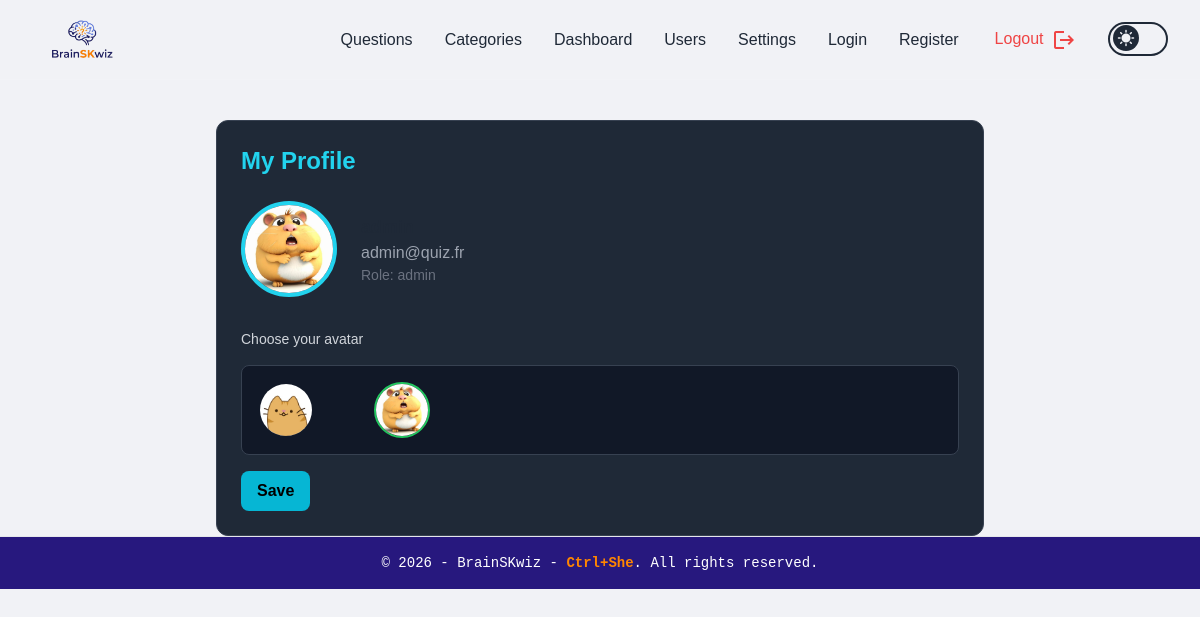
The app's page /profile.php (signed in) with its own data.
### tables this page shows
CREATE TABLE IF NOT EXISTS users (
    id INT AUTO_INCREMENT PRIMARY KEY,
    username VARCHAR(100) NOT NULL UNIQUE,
    email VARCHAR(255) NOT NULL UNIQUE,
    password VARCHAR(255) NOT NULL,
    role ENUM('admin', 'user') DEFAULT 'user',
    avatar VARCHAR(100) NOT NULL DEFAULT 'hamster.png',
    created_at TIMESTAMP DEFAULT CURRENT_TIMESTAMP
);

### src/profile.php (the view, shortened to what this page needs)
<?php
require_once __DIR__ . '/config/db.php';
$userId = $_SESSION['user_id'];
$stmt = $pdo->prepare("SELECT * FROM users WHERE id = ?");
$stmt->execute([$userId]);
$user = $stmt->fetch();
$avatarDir = __DIR__ . "/public/avatars/";
$avatars = array_values(array_diff(scandir($avatarDir), ['.', '..']));
?>
<?php include __DIR__ . '/components/header.php'; ?>
<div class="max-w-3xl mx-auto mt-10 bg-gray-800 p-6 rounded-xl border border-gray-700">
    <h1 class="text-2xl font-bold text-cyan-400 mb-6">My Profile</h1>
    <div class="flex items-center gap-6 mb-8">
        <img id="avatarPreview"
             src="/public/avatars/<?= htmlspecialchars($user['avatar']) ?>"
             class="w-24 h-24 rounded-full border-4 border-cyan-400 object-cover">
        <div>
            <p class="text-lg font-bold"><?= htmlspecialchars($user['username']) ?></p>
            <p class="text-gray-400"><?= htmlspecialchars($user['email']) ?></p>
            <p class="text-sm text-gray-500">Role: <?= htmlspecialchars($user['role']) ?></p>
        </div>
    </div>
    <form id="avatarForm" class="space-y-4">
        <label class="text-sm text-gray-300">Choose your avatar</label>
        <div class="grid grid-cols-6 gap-3 bg-gray-900 p-4 rounded-lg border border-gray-700">
            <?php foreach ($avatars as $a): ?>
                <?php if (is_file($avatarDir . $a)): ?>
                    <img
                        src="/public/avatars/<?= $a ?>"
                        class="w-14 h-14 rounded-full cursor-pointer border-2 border-transparent hover:border-green-500 transition avatar-option"                        data-avatar="<?= $a ?>"
                    >
                <?php endif; ?>
            <?php endforeach; ?>
        </div>
        <button type="submit"
                class="bg-cyan-500 hover:bg-cyan-600 px-4 py-2 rounded-lg text-black font-bold">
            Save
        </button>
    </form>
</div>
<?php include __DIR__ . '/components/footer.php'; ?>

### src/components/header.php (shortened to what this page needs)
<!DOCTYPE html>
<html lang="en" class="h-full">
<head>
    <script src="https://cdn.tailwindcss.com"></script>
    <script src="/public/js/tailwind-config.js"></script>
    <link rel="stylesheet" href="/css/style.css">
    <link href="https://api.fontshare.com/v2/css?f[]=clash-display@400,500,600,700&display=swap" rel="stylesheet">
</head>
<body>
    <nav class="navbar">
    <a href="index.php" class="logo">
        <img src="/public/logo.png" alt="Logo" id="logoNavBar">
    </a>
    <ul class="nav-menu" id="nav-menu">
        <li><a href="/admin_questions.php">Questions</a></li>
        <li><a href="/admin_categories.php">Categories</a></li>
        <li><a href="/admin_dashboard.php">Dashboard</a></li>
        <li><a href="/admin_users.php">Users</a></li>
        <li><a href="/settings.php">Settings</a></li>
        <li><a href="login.php">Login</a></li>
        <li><a href="register.php">Register</a></li>
        <li><a href="/logout.php" class="logout">
            Logout
            <span class="material-icons logout">logout</span>
        </a></li>
        <li>
            <label class="switch">
                <span class="slider round">
                    <span id="theme-icon" class="material-icons">sunny</span>
                </span>
            </label>
        </li>
    </ul>
</nav>

### src/components/footer.php
</div> </main> <footer class="w-full bg-primary border-t border-primary-800 py-4 text-center text-sm text-white font-mono">
        <p>&copy; 2026 - BrainSKwiz - <span class="text-accent font-bold hover:accent-hover transition">Ctrl+She</span>. All rights reserved.</p>
    </footer>
</body>
</html>

### src/css/style.css (style rules this page uses)
:root { --color-primary: #758bfd; --color-primary-light: #aeb8fe; --color-primary-dark: #27187e; --color-bg: #f1f2f6; --color-text: #1f2937; --color-white: #f1f2f6; --color-black: #1f2937; --color-success: #22c55e; --color-warning: #ff8600; --color-danger: #ef4444; --shadow-modal: 0 4px 6px rgba(0, 0, 0, 0.05), 0 12px 24px rgba(0, 0, 0, 0.15); }
body { background: var(--color-bg); color: var(--color-text); font-family: 'Clash Display', sans-serif; }
label { display: block; font-size: 0.875rem; font-weight: 500; color: #9ca3af; margin-bottom: 0.25rem; }
.navbar { position: sticky; top: 0; display: flex; justify-content: space-between; align-items: center; padding: 0 2rem; height: 80px; background: var(--color-bg); border-bottom: 1px solid rgba(255,255,255,.08); z-index: 1000; }
.logo { display: flex; align-items: center; }
#logoNavBar { height: 55px; width: auto; }
.nav-menu { display: flex; align-items: center; gap: 2rem; list-style: none; margin: 0; padding: 0; }
.nav-menu a { color: var(--color-text); text-decoration: none; font-weight: 500; transition: .2s; }
.logout { color: var(--color-danger) !important; vertical-align: middle; margin-left: 4px; }
.switch { position: relative; display: inline-block; width: 60px; height: 34px; }
.slider { position: absolute; cursor: pointer; top: 0; left: 0; right: 0; bottom: 0; background-color: var(--color-bg); -webkit-transition: .4s; transition: .4s; }
.slider:before { position: absolute; content: ""; height: 26px; width: 26px; left: 3px; bottom: 3px; background-color: var(--color-text); -webkit-transition: .4s; transition: .4s; }
.slider.round { border-radius: 34px; border: 2px solid var(--color-text); }
.slider.round:before { border-radius: 50%; }
#theme-icon { position: absolute; width: 26px; height: 26px; left: 3px; bottom: 3px; display: flex; justify-content: center; align-items: center; font-size: 18px; line-height: 1; color: var(--color-bg); z-index: 2; transition: transform .4s ease; }
button { cursor: pointer; border-radius: 8px; padding: 6px 10px; font-size: 0.75rem; }

### records on screen
users: avatar (picture), email "admin@quiz.fr", role "admin"
